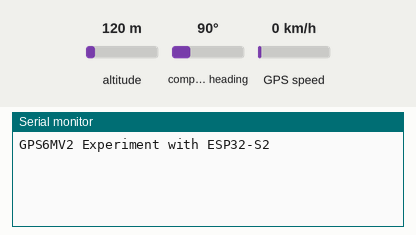
Recording of a sketch running on a simulated ESP32-S2. Shown: the last lines printed to the serial monitor. The test bench sets the inputs (shaded band); at power-on: altitude 120 m, GPS speed 0 km/h, compass heading 90°. The GPS gets a fix after 3 s at 37.7749, -122.4194 with 8 satellites.

Above: at 1.2 s.
1.3 s: altitude set to 20 m
At 3.8 s:
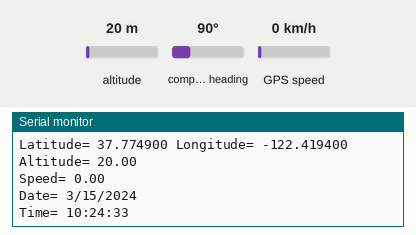
4.5 s: GPS speed set to 2 km/h
At 5.8 s:
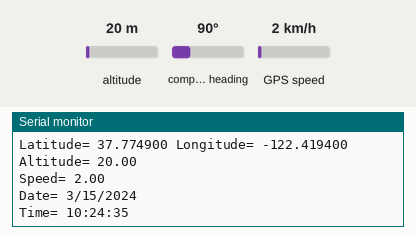
6.0 s: altitude set to 250 m
At 6.8 s:
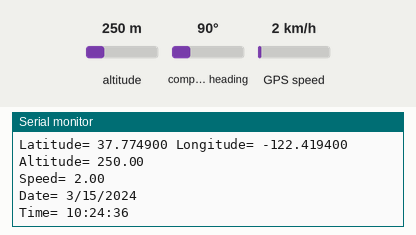
Timing chart, 0 to 9.0 s (numbered marks = the images above; inputs shaded):
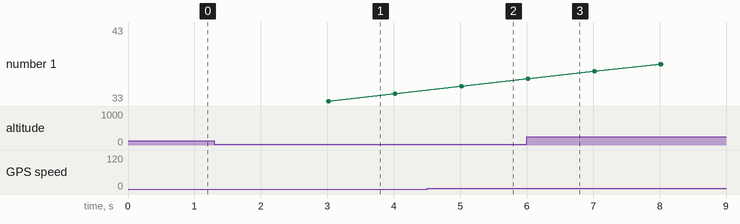

Measured:
- after the input at 1.3 s, the serial monitor: prints a new line after 1.7 s (image 1)
- after the input at 4.5 s, the serial monitor: prints a new line after 0.51 s (image 2)
- after the input at 6.0 s, the serial monitor: prints a new line at once (image 3)

The sketch:

gps.ino
```cpp
#include <TinyGPS++.h>
#include <HardwareSerial.h>

// Initialize the GPS object
TinyGPSPlus gps;

// Define the serial port for GPS communication
HardwareSerial mySerial(1);  // Use Serial1 for GPS

void setup() {
  // Start Serial communication for debugging
  Serial.begin(115200);

  // Initialize the GPS serial port
  mySerial.begin(9600, SERIAL_8N1, 16, 17);  // RX, TX pins for GPS

  Serial.println("GPS6MV2 Experiment with ESP32-S2");
}

void loop() {
  while (mySerial.available() > 0) {
    gps.encode(mySerial.read()); // Feed the data to the GPS object

    // Check if a valid GPS fix is obtained
    if (gps.location.isUpdated()) {
      Serial.print("Latitude= ");
      Serial.print(gps.location.lat(), 6);
      Serial.print(" Longitude= ");
      Serial.println(gps.location.lng(), 6);

      Serial.print("Altitude= ");
      Serial.println(gps.altitude.meters());

      Serial.print("Speed= ");
      Serial.println(gps.speed.kmph());

      Serial.print("Date= ");
      Serial.print(gps.date.month());
      Serial.print("/");
      Serial.print(gps.date.day());
      Serial.print("/");
      Serial.println(gps.date.year());

      Serial.print("Time= ");
      Serial.print(gps.time.hour());
      Serial.print(":");
      Serial.print(gps.time.minute());
      Serial.print(":");
      Serial.print(gps.time.second());
      Serial.println();
    }
  }
}
```
